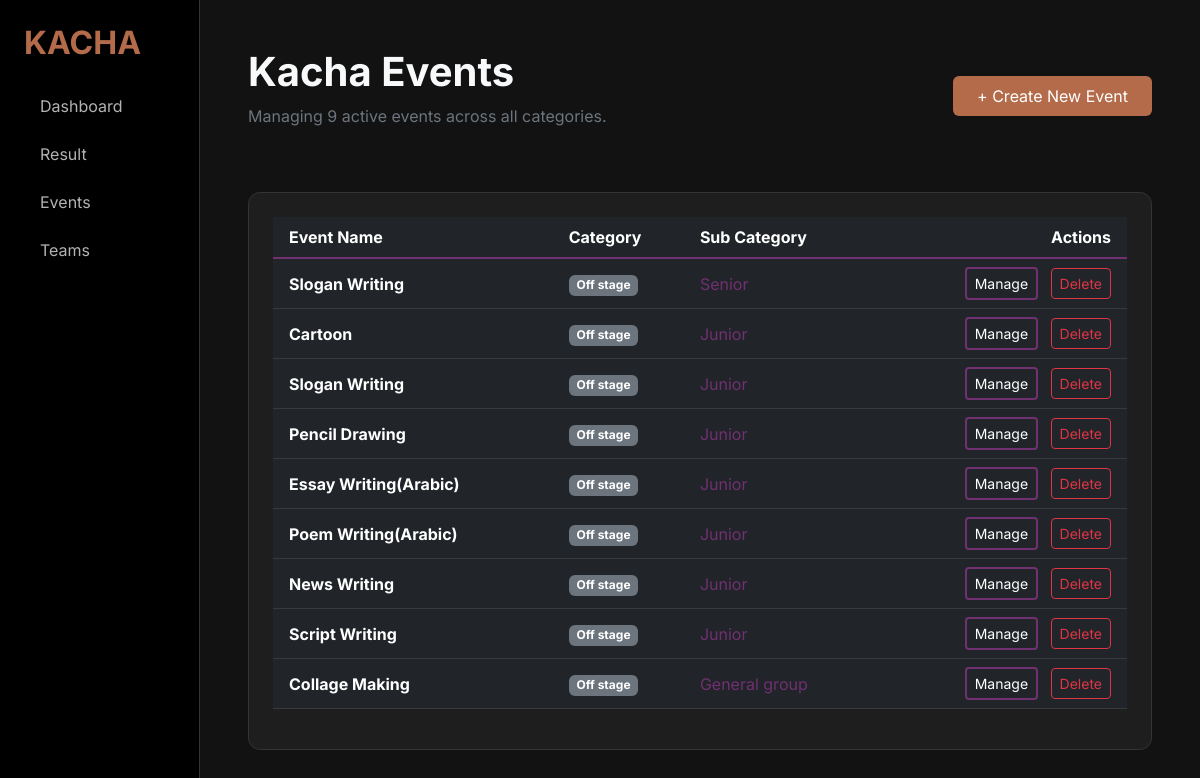
/events/ (signed in), run on an earlier commit of the app's database.
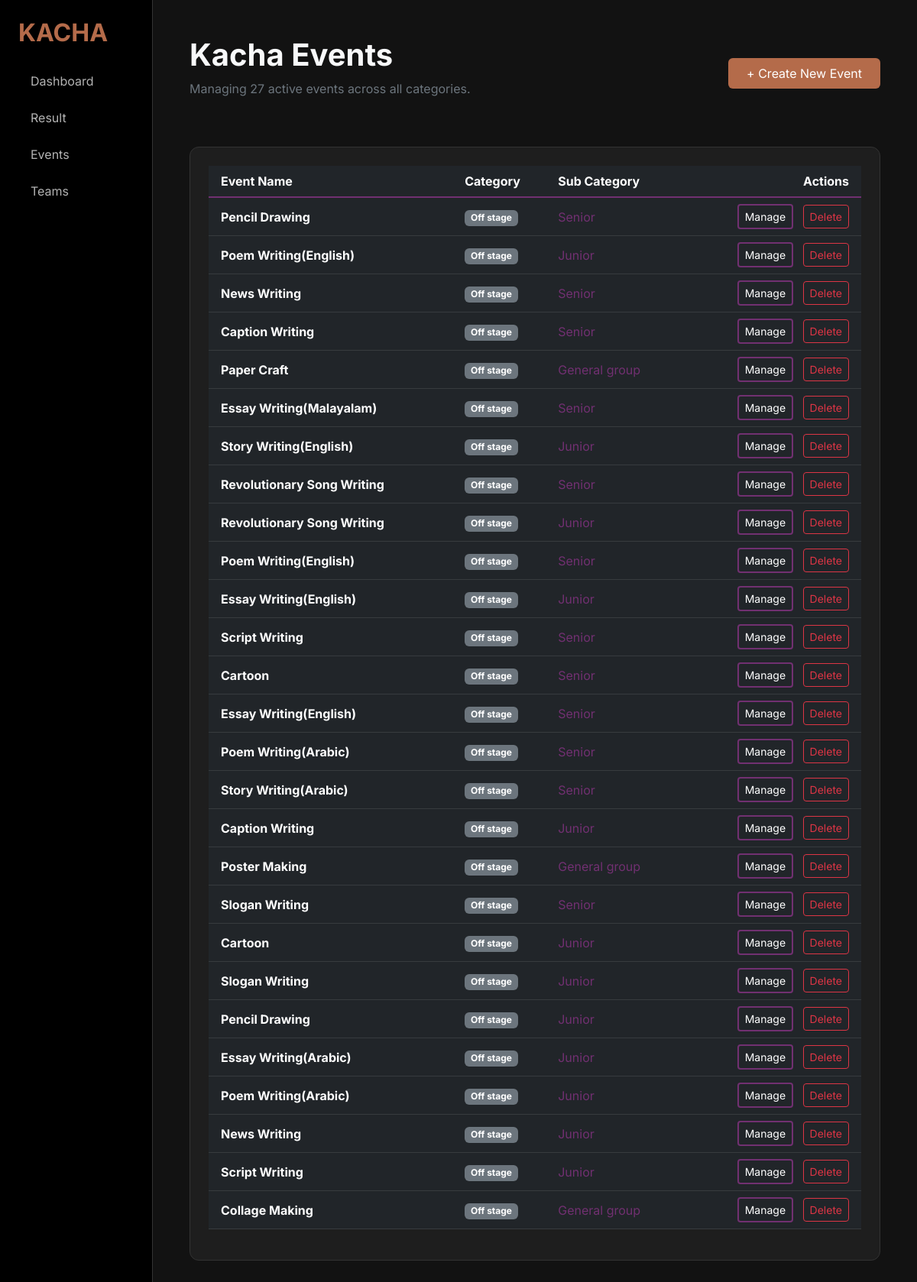
And on a later commit of the database.
### core/models.py (models this page shows, shortened)
class Event(models.Model):
    ON_STAGE = 1
    OFF_STAGE = 2
    CATEGORIES = ((ON_STAGE, 'On stage'), (OFF_STAGE, 'Off stage'),)
    GENERAL_GROUP = 1
    GENERAL_INDIVIDUAL = 2
    JUNIOR = 3
    SENIOR = 4
    SUB_CATEGORIES = ((GENERAL_GROUP, 'General group'), (GENERAL_INDIVIDUAL, 'General individual'), (JUNIOR, 'Junior'),
                      (SENIOR, 'Senior'),)
    name = models.CharField(max_length=100)
    category = models.PositiveSmallIntegerField(choices=CATEGORIES)
    sub_category = models.PositiveSmallIntegerField(choices=SUB_CATEGORIES)
    class Meta:
        ordering = ['-id']

### core/event/views.py (the view)
# urls.py: path('', EventListView.as_view(), name='event-list'),
class EventListView(LoginRequiredMixin, ListView):
    model = Event
    template_name = 'events/event_list.html'
    context_object_name = 'events'
    ordering = ['-id']

### core/templates/events/event_list.html
{% extends 'base.html' %}
{% block content %}
    <div class="d-flex justify-content-between align-items-center mb-5">
        <div>
            <h1 class="fw-bold">Kacha Events</h1>
            <p class="text-secondary">Managing {{ events.count }} active events across all categories.</p>
        </div>
        <a href="{% url 'event-create' %}" class="btn btn-kacha-primary px-4 py-2">
            + Create New Event
        </a>
    </div>
    <div class="event-card p-4">
        <div class="table-responsive">
            <table class="table table-dark table-hover align-middle">
                <thead>
                <tr style="border-bottom: 2px solid var(--accent-purple);">
                    <th class="ps-3">Event Name</th>
                    <th>Category</th>
                    <th>Sub Category</th>
                    <th class="text-end pe-3">Actions</th>
                </tr>
                </thead>
                <tbody>
                {% for event in events %}
                    <tr>
                        <td class="ps-3 fw-bold">{{ event.name }}</td>
                        <td>
                        <span class="badge {% if event.category == 1 %}bg-kacha-copper{% else %}bg-secondary{% endif %}"
                              style="background-color: {% if event.category == 1 %}var(--accent-copper){% else %}#444{% endif %};">
                            {{ event.get_category_display }}
                        </span>
                        </td>
                        <td>
                        <span class="text-info" style="color: var(--accent-purple) !important;">
                            {{ event.get_sub_category_display }}
                        </span>
                        </td>
                        <td class="text-end pe-3">
                            <a href="{% url 'event-update' event.pk %}" class="btn btn-sm btn-kacha-outline me-2">Manage</a>
                            <a href="{% url 'event-delete' event.pk %}" onclick="return confirm('?????????????????????')" class="btn btn-sm btn-outline-danger">Delete</a>
                        </td>
                    </tr>
                {% empty %}
                    <tr>
                        <td colspan="4" class="text-center py-5 text-muted">
                            No events found. Click "Create New Event" to get started.
                        </td>
                    </tr>
                {% endfor %}
                </tbody>
            </table>
        </div>
    </div>
{% endblock %}

What changed in the data, as far as the page shows it:
added Event: name "Pencil Drawing", category "Off stage", sub_category "Senior"
added Event: name "Poem Writing(English)", category "Off stage", sub_category "Junior"
added Event: name "News Writing", category "Off stage", sub_category "Senior"
added Event: name "Caption Writing", category "Off stage", sub_category "Senior"
added Event: name "Paper Craft", category "Off stage", sub_category "General group"
added Event: name "Essay Writing(Malayalam)", category "Off stage", sub_category "Senior"
added Event: name "Story Writing(English)", category "Off stage", sub_category "Junior"
added Event: name "Revolutionary Song Writing", category "Off stage", sub_category "Senior"
added Event: name "Revolutionary Song Writing", category "Off stage", sub_category "Junior"
added Event: name "Poem Writing(English)", category "Off stage", sub_category "Senior"
added Event: name "Essay Writing(English)", category "Off stage", sub_category "Junior"
added Event: name "Script Writing", category "Off stage", sub_category "Senior"
added Event: name "Cartoon", category "Off stage", sub_category "Senior"
added Event: name "Essay Writing(English)", category "Off stage", sub_category "Senior"
added Event: name "Poem Writing(Arabic)", category "Off stage", sub_category "Senior"
added Event: name "Story Writing(Arabic)", category "Off stage", sub_category "Senior"
added Event: name "Caption Writing", category "Off stage", sub_category "Junior"
added Event: name "Poster Making", category "Off stage", sub_category "General group"
Also different on the page:
{{ events.count }}: "9" → "27"
